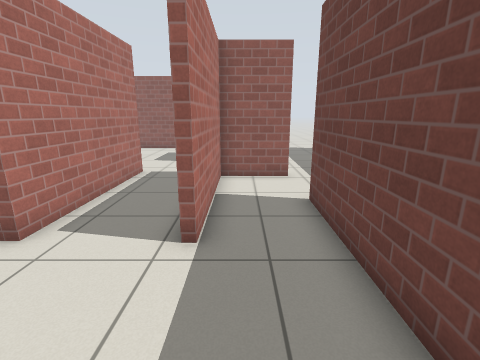
View 1 (above)

24 first-person views from a walk through a robot-simulator world made for Gazebo. The camera is 1.2 m above the floor, tilts 14° down and sees 85° across. The floor is counted in squares, 0.5 m on a side. Each view is taken from the middle of a square. On the plan, view 1 faces up. The plan holds only what a view shows up to about 17 squares ahead; the rest is blank. Robots are left out. Simple patterns stand in for the simulator's built-in surfaces.

View 2
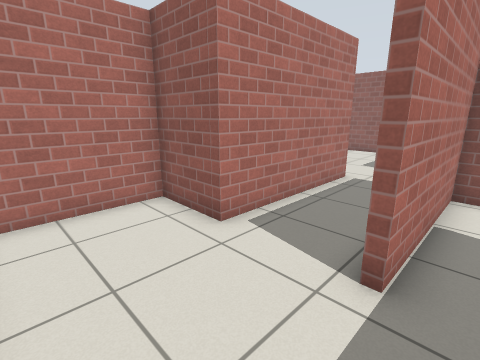

View 3
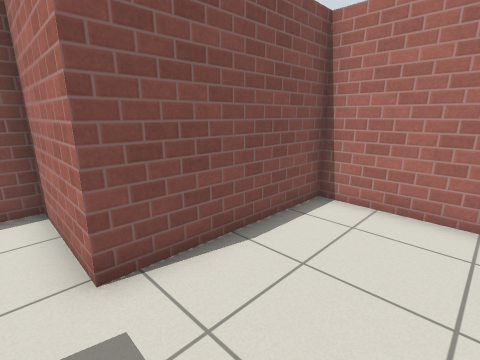

View 4
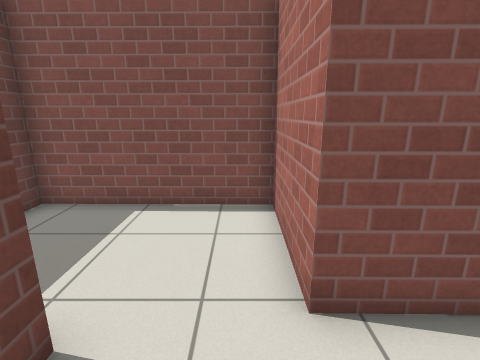

View 5
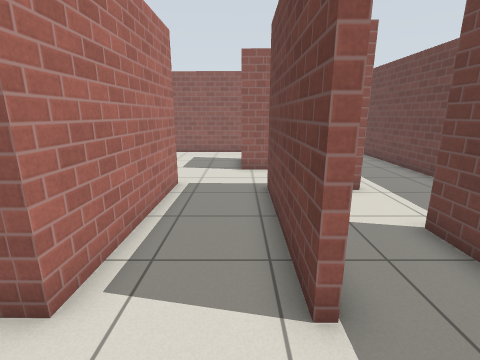

View 6
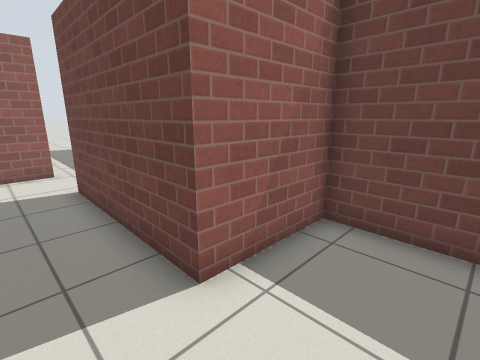

View 7
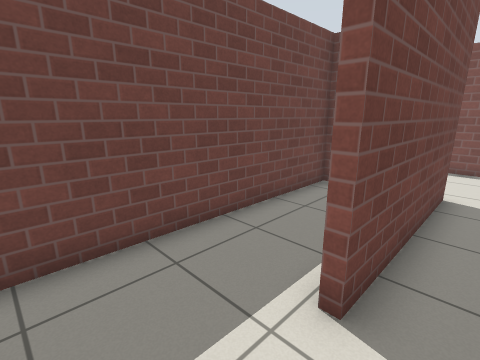

View 8
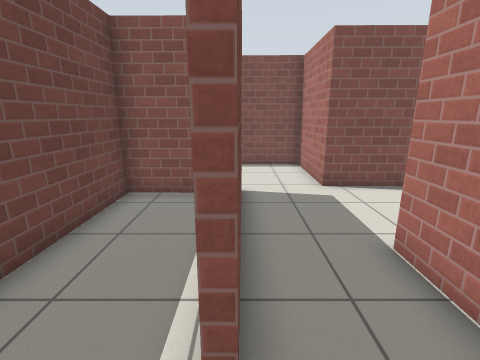

View 9
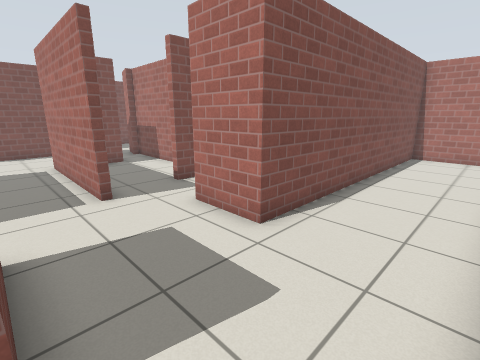

View 10
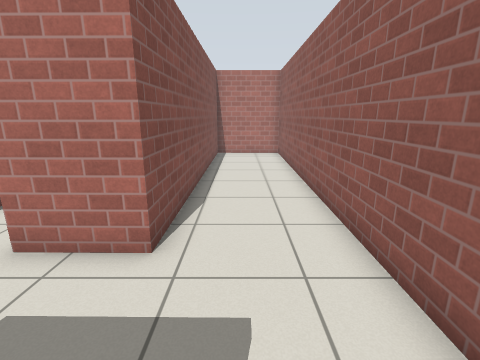

View 11
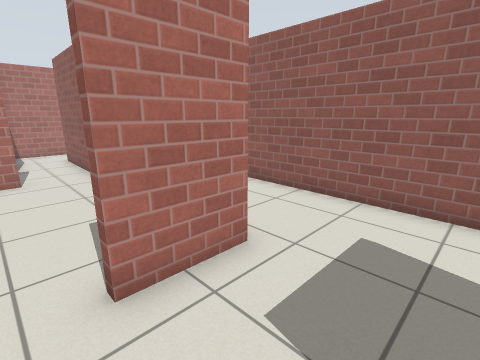

View 12
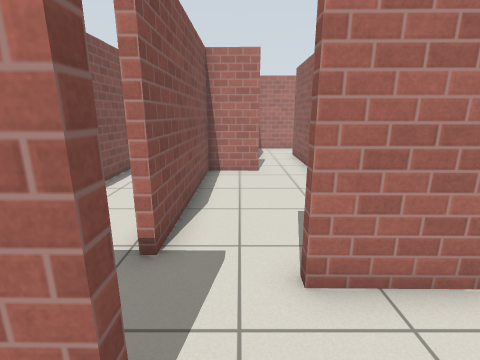

View 13
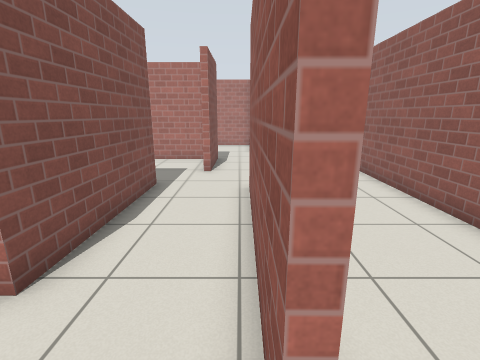

View 14
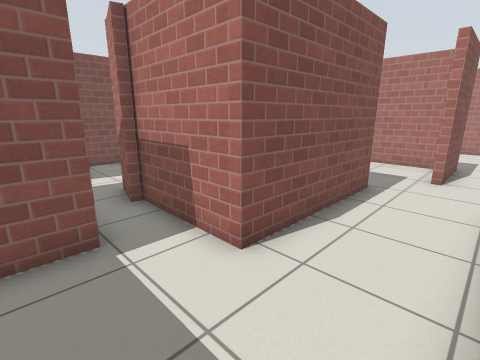

View 15
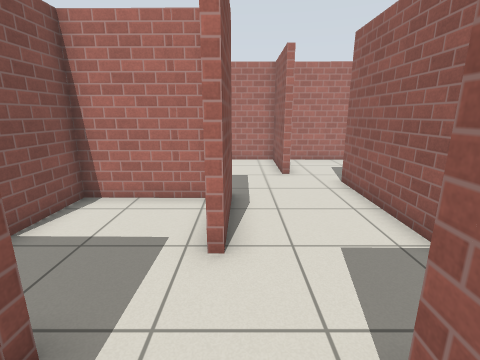

View 16
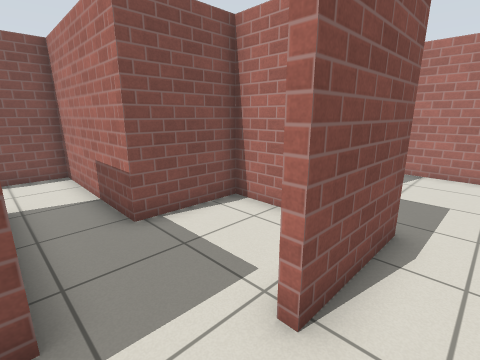

View 17
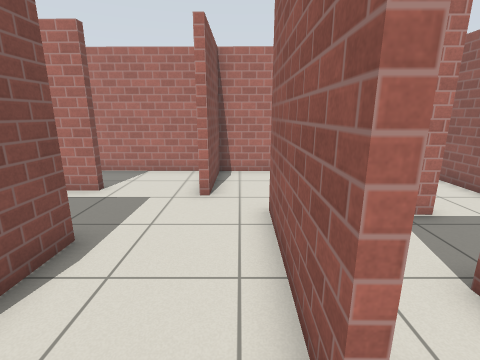

View 18
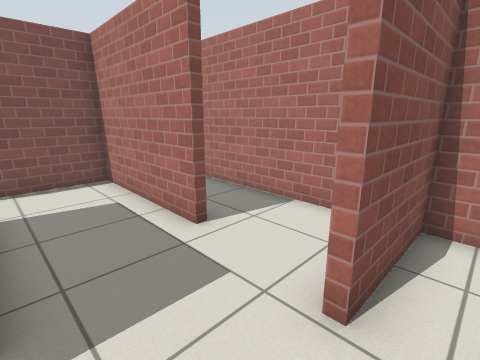

View 19
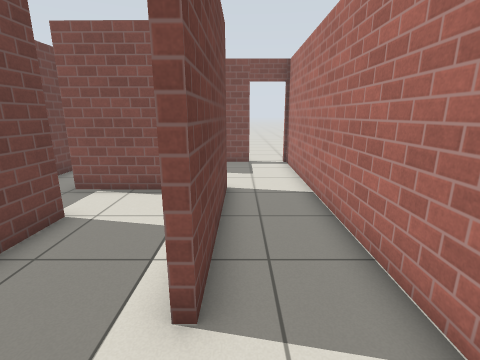

View 20
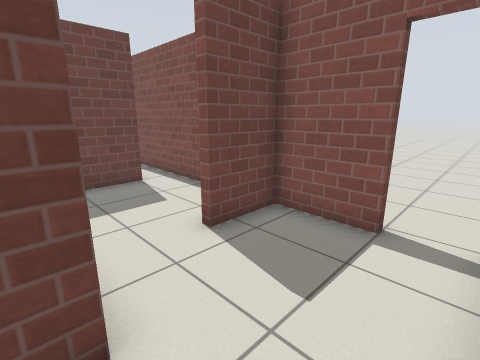

View 21
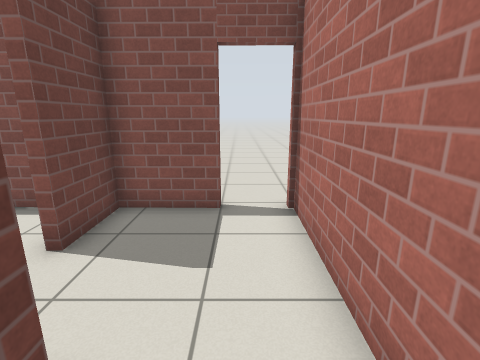

View 22
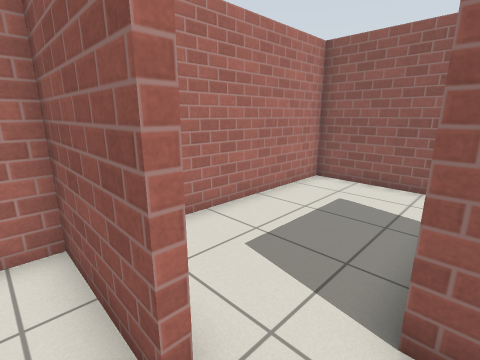

View 23
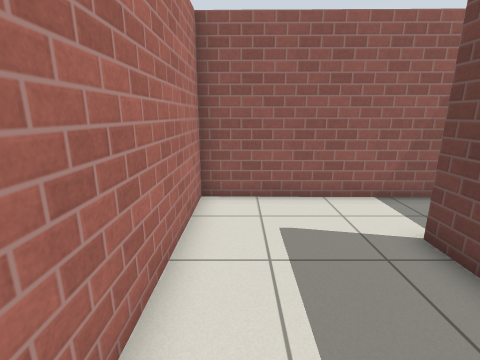

View 24
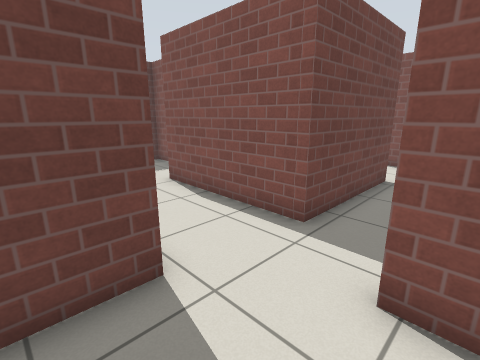

### Floor plan
Points are (right, up) in squares from view 1. A wall is a line through its corners. A room is listed if a view was taken in it or the views show most of it. See-through windows are left out.
Room 1 (views 1, 2, 3, 4, 6, 7)
walls: (-0.9, 0.2) (-0.9, -3.8) (5.5, -3.9) (5.5, 0.7) (1.9, 0.8) (2, 7.3); (2, 10.1) (-0.8, 10.2) (-0.8, 4.6)
ways out: opening at (-1, 2.5) to room 2; opening at (2, 9) to room 3
Room 2 (view 5)
walls: (-1.1, 4.6) (-1.1, 8.5); (-4.2, 8.6) (-4.3, 4.7) (-7, 4.7) (-7.1, 0.3) (-0.9, 0.2)
ways out: opening at (-1, 2.5) to room 1; opening at (-3, 9) to room 5
Room 3 (view 8)
walls: (3.4, 1.1) (5.5, 1) (5.6, 10.1)
ways out: opening at (2, 9) to room 1; opening at (4, 11) to room 5
Room 4 (views 9, 10)
walls: (-1.9, 19.3) (-18.9, 19.5) (-18.9, 15.6) (-6.2, 15.4)
low walls: (-1.9, 15.5) (-1.9, 16.7)
ways out: opening at (-4, 14.5) to room 5; opening at (-2, 18)
Room 5 (views 11, 12, 13, 14, 15, 16, 17, 18, 22, 23, 24)
walls: (-11.2, 15.2) (-17.6, 15.3); (-14.3, 12.8) (-14.3, 10.6) (-7.1, 10.5) (-7.1, 10.2) (-14.7, 10.3) (-14.6, 12.2); (-6.2, 15.4) (-6.2, 12.9); (-15.1, 7) (-9.1, 6.9) (-9.1, 2.8); (-17.4, 13.1) (-17.4, 12.7) (-22.5, 12.8); (-4.2, 11.2) (-4.2, 8.6); (-7.4, 5) (-4.6, 5); (-8.8, 3) (-9.2, 1.5); (-20.8, 8.8) (-17.1, 8.7); (-0.7, 13.6) (-2, 13.6); (-1.1, 8.5) (-1.1, 10.7); (-22.4, 15.4) (-22.4, 16.8); (-20.8, 4) (-20.7, 5.8); (-21.6, 19.5) (-27.2, 19.6) (-27.3, 11.1) (-23.7, 11.1) (-23.7, 10.8); (-24.2, 7.4) (-24.3, 1.7) (-19.5, 1.7); (5.6, 12) (5.7, 18.4)
low walls: (-1.9, 14.1) (-1.9, 15.5)
ways out: opening at (-3, 9) to room 2; opening at (4, 11) to room 3; opening at (-4, 14.5) to room 4; opening at (-24, 9) to room 6; opening at (-16.5, 8) to room 7; opening at (-22, 18) to room 9; opening at (-17, 14) to room 9; opening at (-20.5, 3); opening at (-9, 0)
Room 6 (views 19, 20, 21)
walls: (-24.6, 1.3) (-24.5, 7.4); (-25.5, -3.6) (-22.8, -3.6) (-22.8, -1.3) (-22.4, -1.3); (-23.7, 10.8) (-27.3, 10.8) (-27.4, -3.9)
ways out: opening at (-24, 9) to room 5; opening at (-23, 0) to room 8; open door at (-26.5, -4)
Room 7 (no view inside)
walls: (-15.2, 1.5) (-15.1, 7); (-20.4, 8) (-20.5, 4.4) (-17.3, 4.3) (-17.3, -1.9) (-14.1, -1.9)
ways out: opening at (-16.5, 8) to room 5; opening at (-14.5, 0)
Room 8 (no view inside)
walls: (-17.6, -2.3) (-17.6, -0.1)
ways out: opening at (-23, 0) to room 6; opening at (-20.5, -2); opening at (-19, 2)
Room 9 (no view inside)
walls: (-22.1, 16.8) (-22.1, 13.3); (-17.6, 15.3) (-19.3, 15.3); (-20.1, 19.5) (-21.6, 19.5)
ways out: opening at (-22, 18) to room 5; opening at (-17, 14) to room 5

Where each view was taken, in squares from view 1:
view 1: 0 up, 0 right, facing up
view 2: 1 up, 0 right, facing up-left
view 3: 4 up, 0 right, facing down-left
view 4: 3 up, 0 right, facing down
view 5: 2 up, 2 left, facing up
view 6: 2 down, 0 right, facing up-right
view 7: 10 up, 1 right, facing down-right
view 8: 9 up, 2 right, facing down
view 9: 19 up, 2 left, facing down-left
view 10: 17 up, 2 left, facing left
view 11: 12 up, 3 left, facing up-left
view 12: 12 up, 3 left, facing left
view 13: 10 up, 6 left, facing left
view 14: 10 up, 6 left, facing down-left
view 15: 9 up, 13 left, facing left
view 16: 10 up, 15 left, facing down-left
view 17: 12 up, 16 left, facing left
view 18: 12 up, 21 left, facing down-left
view 19: 10 up, 25 left, facing down
view 20: 2 up, 27 left, facing down-right
view 21: 3 up, 26 left, facing down
view 22: 10 up, 22 left, facing up-left
view 23: 12 up, 26 left, facing up
view 24: 12 up, 18 left, facing down-right
